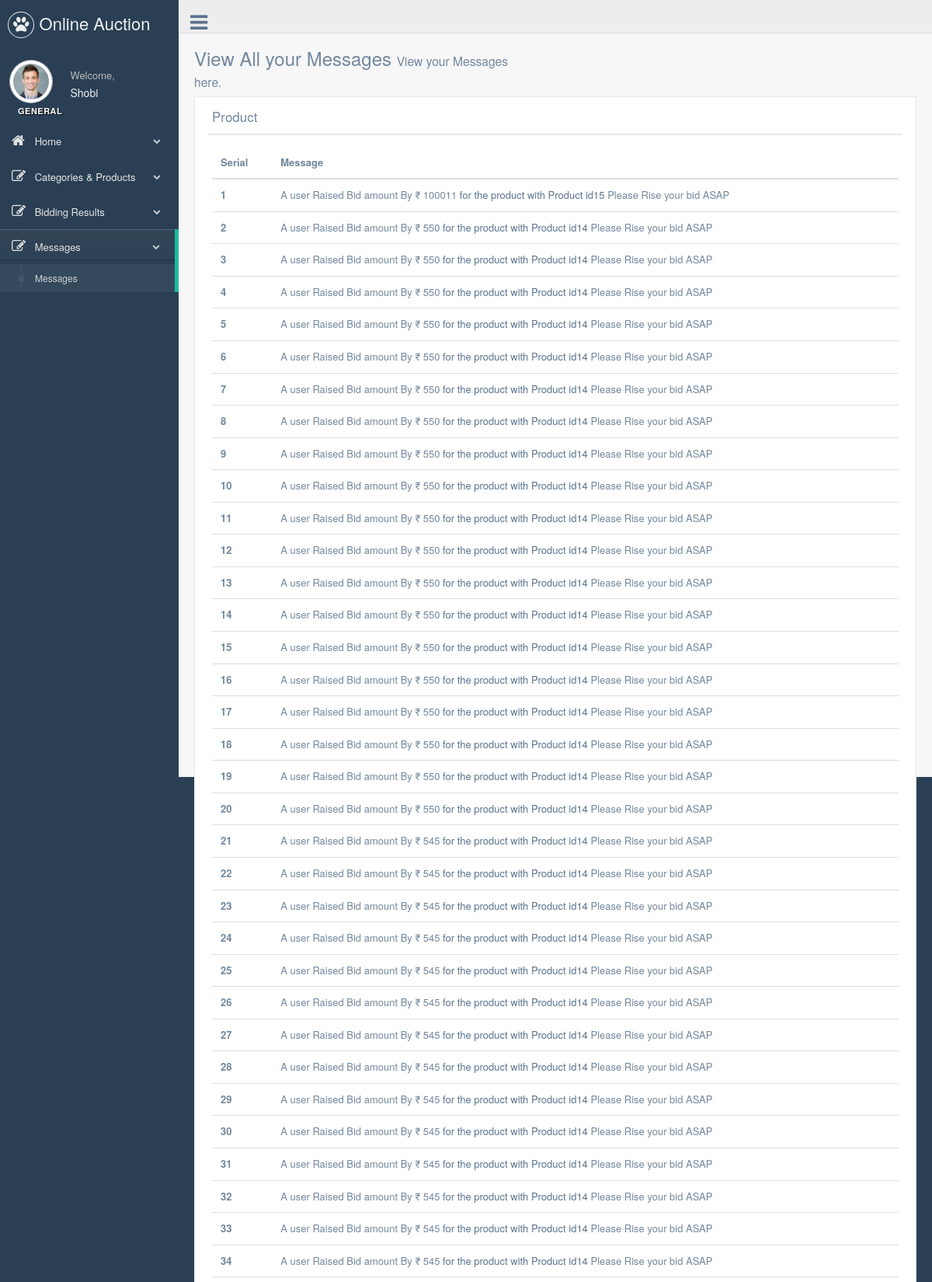
Page /seller/messages.php (signed in, upper part) on the committed database.
### tables this page shows
CREATE TABLE IF NOT EXISTS `users` (
`id` int(5) NOT NULL,
  `username` varchar(40) NOT NULL,
  `password` varchar(40) NOT NULL,
  `email` varchar(80) NOT NULL,
  `userlevel` int(3) NOT NULL,
  `name` varchar(40) NOT NULL,
  `pic` varchar(40) NOT NULL,
  `phone` int(15) NOT NULL,
  `address` text NOT NULL
);

CREATE TABLE IF NOT EXISTS `messages` (
`msgid` int(5) NOT NULL,
  `msgto` int(5) NOT NULL,
  `msg` text NOT NULL
);

### seller/adminfunctions.php (called while the page is built, shortened)
<?php
function mysqlexec($sql){
	$host="localhost";
	$username="root";
	$password="";
	$db_name="auction";
	$conn=mysqli_connect("$host", "$username", "$password")or die("cannot connect");
	mysqli_select_db($conn,"$db_name")or die("cannot select DB");
	if($result = mysqli_query($conn, $sql)){
		return $result;
	}
	else{
		return false;
	}
}
?>

### seller/messages.php (the view, shortened to what this page needs)
<?php session_start();
include_once("adminfunctions.php");
?>
<!DOCTYPE html>
<html lang="en">
<head>
    <link href="css/bootstrap.min.css" rel="stylesheet">
    <link href="fonts/css/font-awesome.min.css" rel="stylesheet">
    <link href="css/animate.min.css" rel="stylesheet">
    <link href="css/custom.css" rel="stylesheet">
    <link href="css/icheck/flat/green.css" rel="stylesheet">
</head>
<body class="nav-md">
    <div class="container body">
        <div class="main_container">
            <div class="col-md-3 left_col">
                <div class="left_col scroll-view">
                    <div class="navbar nav_title" style="border: 0;">
                        <a href="index.php" class="site_title"><i class="fa fa-paw"></i> <span>Online Auction</span></a>
                    </div>
                     <?php include_once("menuprofile.php");?>
                    <br />
                    <?php
                        include_once("sidebarmenu.php");
                   ?>
                </div>
            </div>
            <div class="top_nav">
                <div class="nav_menu">
                    <nav class="" role="navigation">
                        <div class="nav toggle">
                            <a id="menu_toggle"><i class="fa fa-bars"></i></a>
                        </div>
                    </nav>
                </div>
            </div>
            <div class="right_col" role="main">
                <div class="">
                    <div class="page-title">
                        <div class="title_left">
                            <h3>
                    View All your Messages
                    <small>
                        View your Messages here.
                    </small>
                </h3>
                        </div>
                    <div class="clearfix"></div>
                    <div class="row">
                        <div class="col-md-12 col-sm-12 col-xs-12">
                            <div class="x_panel">
                                <div class="x_title">
                                    <h2>Product <small> Details</small></h2>
                                    <div class="clearfix"></div>
                                </div>
                                <div class="x_content">
                                    <table class="table">
                                        <thead>
                                            <tr>
                                                <th>Serial</th>
                                                <th>Message</th>
                                            </tr>
                                        </thead>
                                        <tbody>
                                            <?php
                                            $sql="SELECT * FROM messages WHERE msgto=$seller ORDER BY msgid DESC";
                                            $result=mysqlexec($sql);
                                            if ($result) {
                                                $serial=0;
                                                while($row=mysqli_fetch_assoc($result)){
                                                    $serial++;
                                                    $message=$row['msg'];
                                                    echo "<tr>";
                                                        echo "<th scope=\"row\">". $serial ."</th>";
                                                        echo "<td>" . $message . "</td>";
                                                    echo "</tr>";
                                                }
                                            }
                                            ?>
                                        </tbody>
                                    </table>
                                </div>
                            </div>
                        </div>
                    </div>
                </div>
            </div>
        </div>
    </div>
</body>
</html>

### seller/menuprofile.php
<div class="profile">
    <div class="profile_pic">
        <img src="images/img.jpg" alt="..." class="img-circle profile_img">
    </div>
    <div class="profile_info">
        <span>Welcome,</span>
        <h2><?php
        include_once("adminfunctions.php");
            $user=getuser();
            $name='';
            $sql="SELECT name FROM users WHERE id=$user";
            $result=mysqlexec($sql);
            if($result){
                $row=mysqli_fetch_assoc($result);
                $name=$row['name'];
            }
            echo $name;
        ?></h2>
    </div>
</div>

### rows in the picture
users: name "Shobi"
messages: msg "A user Raised Bid amount By ₹ 100011 for the product with Product id15 Please Rise your bid ASAP"
messages: msg "A user Raised Bid amount By ₹ 550 for the product with Product id14 Please Rise your bid ASAP"
messages: msg "A user Raised Bid amount By ₹ 550 for the product with Product id14 Please Rise your bid ASAP"
messages: msg "A user Raised Bid amount By ₹ 550 for the product with Product id14 Please Rise your bid ASAP"
messages: msg "A user Raised Bid amount By ₹ 550 for the product with Product id14 Please Rise your bid ASAP"
messages: msg "A user Raised Bid amount By ₹ 550 for the product with Product id14 Please Rise your bid ASAP"
messages: msg "A user Raised Bid amount By ₹ 550 for the product with Product id14 Please Rise your bid ASAP"
messages: msg "A user Raised Bid amount By ₹ 550 for the product with Product id14 Please Rise your bid ASAP"
messages: msg "A user Raised Bid amount By ₹ 550 for the product with Product id14 Please Rise your bid ASAP"
messages: msg "A user Raised Bid amount By ₹ 550 for the product with Product id14 Please Rise your bid ASAP"
messages: msg "A user Raised Bid amount By ₹ 550 for the product with Product id14 Please Rise your bid ASAP"
messages: msg "A user Raised Bid amount By ₹ 550 for the product with Product id14 Please Rise your bid ASAP"
messages: msg "A user Raised Bid amount By ₹ 550 for the product with Product id14 Please Rise your bid ASAP"
messages: msg "A user Raised Bid amount By ₹ 550 for the product with Product id14 Please Rise your bid ASAP"
messages: msg "A user Raised Bid amount By ₹ 550 for the product with Product id14 Please Rise your bid ASAP"
messages: msg "A user Raised Bid amount By ₹ 550 for the product with Product id14 Please Rise your bid ASAP"
messages: msg "A user Raised Bid amount By ₹ 550 for the product with Product id14 Please Rise your bid ASAP"
messages: msg "A user Raised Bid amount By ₹ 550 for the product with Product id14 Please Rise your bid ASAP"
messages: msg "A user Raised Bid amount By ₹ 550 for the product with Product id14 Please Rise your bid ASAP"
messages: msg "A user Raised Bid amount By ₹ 550 for the product with Product id14 Please Rise your bid ASAP"
messages: msg "A user Raised Bid amount By ₹ 545 for the product with Product id14 Please Rise your bid ASAP"
messages: msg "A user Raised Bid amount By ₹ 545 for the product with Product id14 Please Rise your bid ASAP"
messages: msg "A user Raised Bid amount By ₹ 545 for the product with Product id14 Please Rise your bid ASAP"
messages: msg "A user Raised Bid amount By ₹ 545 for the product with Product id14 Please Rise your bid ASAP"
messages: msg "A user Raised Bid amount By ₹ 545 for the product with Product id14 Please Rise your bid ASAP"
messages: msg "A user Raised Bid amount By ₹ 545 for the product with Product id14 Please Rise your bid ASAP"
messages: msg "A user Raised Bid amount By ₹ 545 for the product with Product id14 Please Rise your bid ASAP"
messages: msg "A user Raised Bid amount By ₹ 545 for the product with Product id14 Please Rise your bid ASAP"
messages: msg "A user Raised Bid amount By ₹ 545 for the product with Product id14 Please Rise your bid ASAP"
messages: msg "A user Raised Bid amount By ₹ 545 for the product with Product id14 Please Rise your bid ASAP"
messages: msg "A user Raised Bid amount By ₹ 545 for the product with Product id14 Please Rise your bid ASAP"
messages: msg "A user Raised Bid amount By ₹ 545 for the product with Product id14 Please Rise your bid ASAP"
messages: msg "A user Raised Bid amount By ₹ 545 for the product with Product id14 Please Rise your bid ASAP"
messages: msg "A user Raised Bid amount By ₹ 545 for the product with Product id14 Please Rise your bid ASAP"
